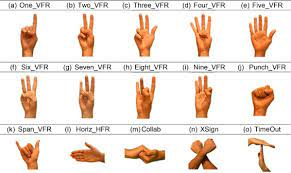
#> input picture images/download.jpg, 291 x 173 px, given in place of the camera
$ jupyter execute create_dataset-checkpoint.ipynb
#> lines starting #> are read from the running program, lines starting #| are printed output that depends on the picture; after the words box and inside, x2 and y2 are one past the last pixel; in counts of white or black regions, pixels touching at a corner belong together
[cell 1]
import cv2 as cv
import os
if not os.path.exists("data"):
    os.makedirs("data")
if not os.path.exists("data/train"):
    os.makedirs("data/train")
if not os.path.exists("data/test"):
    os.makedirs("data/test")
Labels=["Play","Pause","Volume Up","Volume Down","Forward","Reverse","Next","Previous"]
for s in Labels:
    if not os.path.exists("data/train/"+s):
        os.makedirs("data/train/"+s)
    if not os.path.exists("data/test/"+s):
        os.makedirs("data/test/"+s)

mode="test"
minValue=70
directory="data/"+mode+"/"
cam=cv.VideoCapture(0)
interrupt=-1
if not cam.isOpened():
    print("Error!Camera is not opened.")
    exit()
interrupt=-1
while True:
    ret,frame = cam.read()
#> frame is the input picture: shape (173, 291, 3); mean B, G, R 216.6, 225.6, 237.9
    frame = cv.flip(frame, 1)
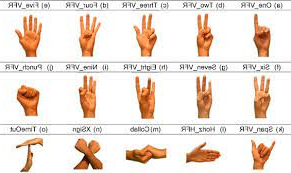
#> frame: shape (173, 291, 3); mean B, G, R 216.6, 225.6, 237.9
    count={"Play":len(os.listdir(directory+"Play")),
       "Pause":len(os.listdir(directory+"Pause")),
       "Volume Up":len(os.listdir(directory+"Volume Up")),
       "Volume Down":len(os.listdir(directory+"Volume Down")),
       "Forward":len(os.listdir(directory+"Forward")),
       "Reverse":len(os.listdir(directory+"Reverse")),
       "Next":len(os.listdir(directory+"Next")),
       "Previous":len(os.listdir(directory+"Previous"))
      }
    print(count)
    c=70
    for s in Labels:
        cv.putText(frame, s+str(count[s]), (10,c), cv.FONT_HERSHEY_PLAIN, 1.25, (55,0,255), 2)
        c=c+20
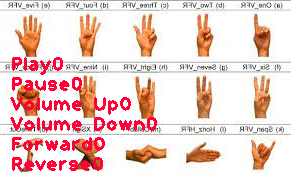
#> frame: shape (173, 291, 3); 6.96% of pixels changed, all inside (x1, y1, x2, y2) = (10, 57, 157, 171)
#> after the loop, c = 230
    x1 = int(0.5*frame.shape[1])
#> x1 = 145
    y1 = 10
    x2 = frame.shape[1]-10
#> x2 = 281
    y2 = int(0.5*frame.shape[1])
#> y2 = 145
    cv.rectangle(frame, (220-1, 9), (720+1, 519), (255,0,0) ,1)
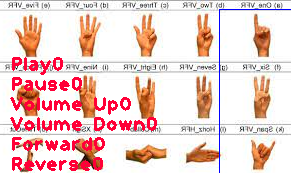
#> frame: shape (173, 291, 3); 0.47% of pixels changed, all inside (x1, y1, x2, y2) = (219, 9, 291, 173)
    roi = frame[10:510, 220:720]
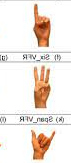
#> roi: shape (163, 71, 3); mean B, G, R 224.7, 231.6, 241
    cv.imshow("Frame", frame)
    gray = cv.cvtColor(roi, cv.COLOR_BGR2GRAY)
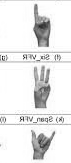
#> gray: shape (163, 71); min 0, max 255, mean 233.6
    blur = cv.GaussianBlur(gray,(5,5),2)
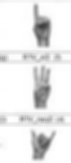
#> blur: shape (163, 71); min 61, max 255, mean 233.7
    th3 = cv.adaptiveThreshold(blur,255,cv.ADAPTIVE_THRESH_GAUSSIAN_C,cv.THRESH_BINARY_INV,11,2)
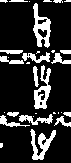
#> th3: shape (163, 71); 19.1% white; 31 white regions (15 under 20 px), largest, box (x1, y1, x2, y2) and area: (33, 3, 51, 48) 389, (34, 65, 51, 109) 356, (30, 129, 56, 160) 349
    ret, test_image = cv.threshold(th3, minValue, 255, cv.THRESH_BINARY_INV+cv.THRESH_OTSU)
#> ret = 0
    test_image = cv.resize(test_image, (300,300))
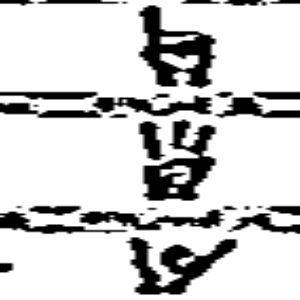
#> test_image: shape (300, 300); min 0, max 255, mean 206.2
    cv.imshow("test", test_image)
    interrupt = cv.waitKey(10)
#> (key Esc is pressed here)
    if interrupt & 0xFF == 27: # esc key
        break
    if interrupt & 0xFF == ord('1'):
        cv.imwrite(directory+'Play/'+str(count['Play'])+'.jpg', roi)
    if interrupt & 0xFF == ord('2'):
        cv.imwrite(directory+'Pause/'+str(count['Pause'])+'.jpg', roi)
    if interrupt & 0xFF == ord('3'):
        cv.imwrite(directory+'Volume Up/'+str(count['Volume Up'])+'.jpg', roi)
    if interrupt & 0xFF == ord('4'):
        cv.imwrite(directory+'Volume Down/'+str(count['Volume Down'])+'.jpg', roi)
    if interrupt & 0xFF == ord('5'):
        cv.imwrite(directory+'Forward/'+str(count['Forward'])+'.jpg', roi)
    if interrupt & 0xFF == ord('6'):
        cv.imwrite(directory+'Reverse/'+str(count['Reverse'])+'.jpg', roi)
    if interrupt & 0xFF == ord('7'):
        cv.imwrite(directory+'Next/'+str(count['Next'])+'.jpg', roi)
    if interrupt & 0xFF == ord('8'):
        cv.imwrite(directory+'Previous/'+str(count['Previous'])+'.jpg', roi)
cam.release()
cv.destroyAllWindows()
